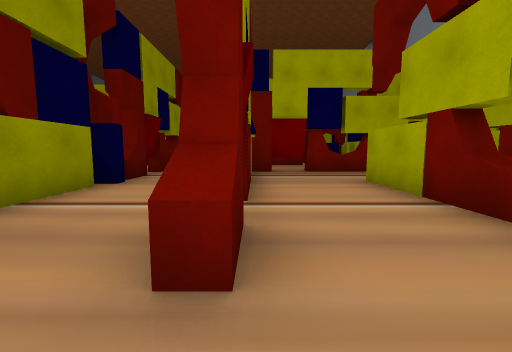
View 1 (above)

24 first-person views from a walk through a Unity game level. The camera is 1.3 m above the floor, tilts 6° down and sees 90° across. Doors are open. The floor is counted in squares, 2 m on a side. Each view is taken from the middle of a square. On the plan, view 1 faces up. The plan holds only what a view shows up to about 9 squares ahead; the rest is blank. The place goes on beyond the plan. The player character is not drawn. Some surface patterns are stand-ins.

View 2
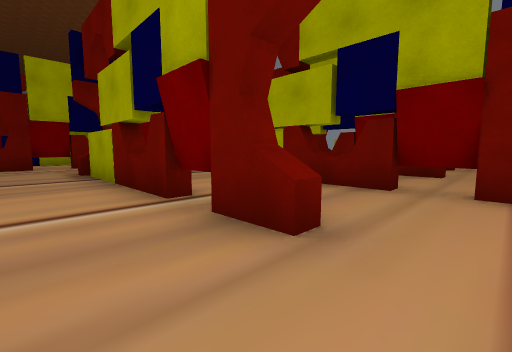

View 3
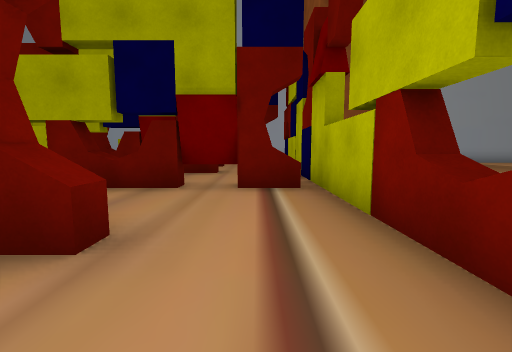

View 4
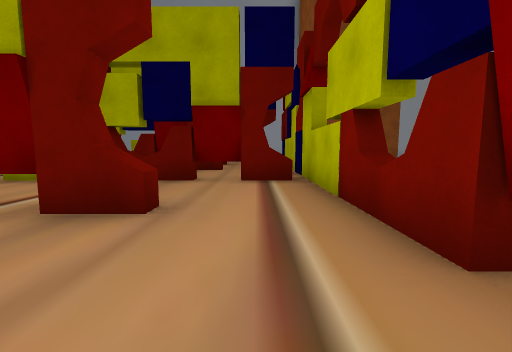

View 5
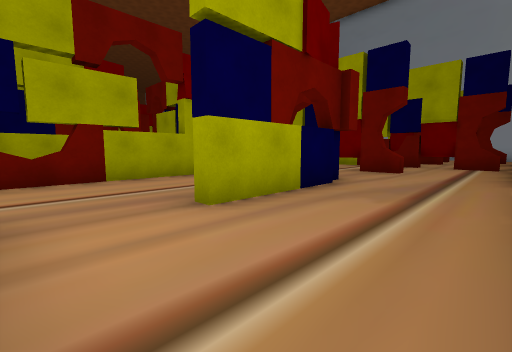

View 6
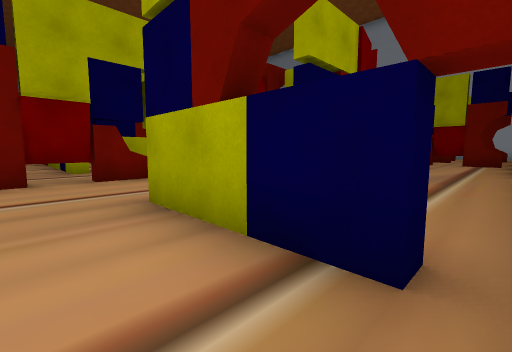

View 7
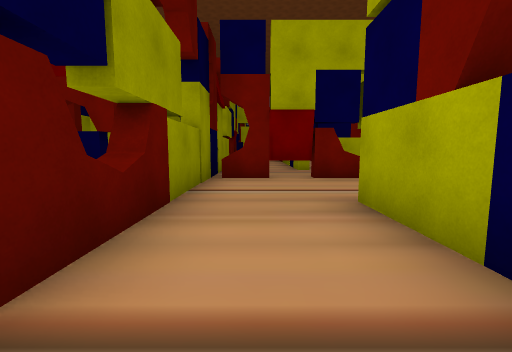

View 8
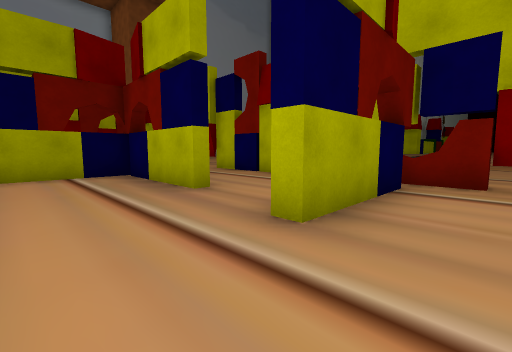

View 9
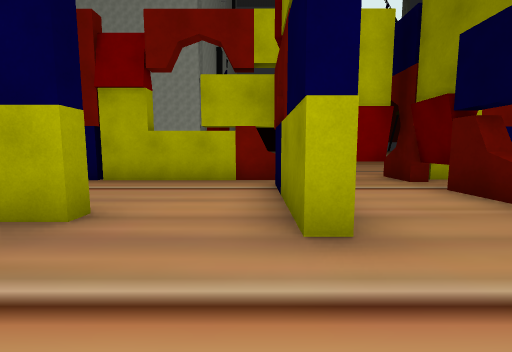

View 10
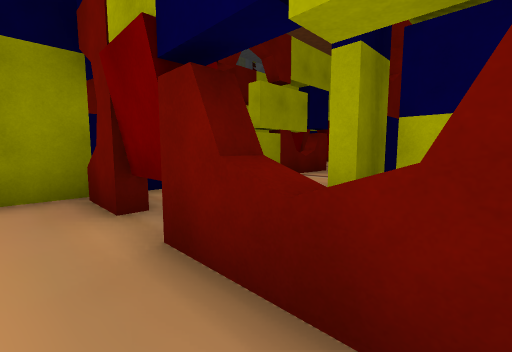

View 11
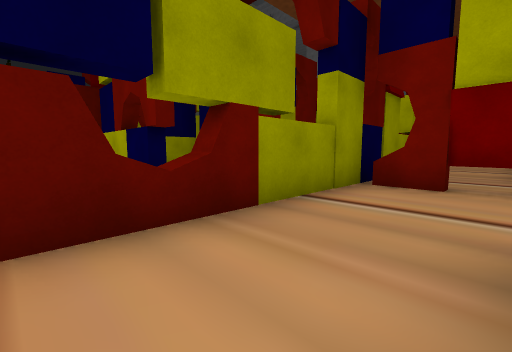

View 12
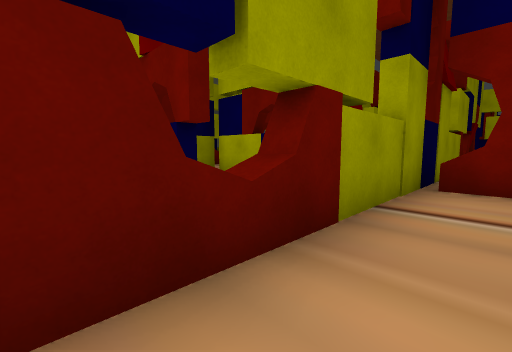

View 13
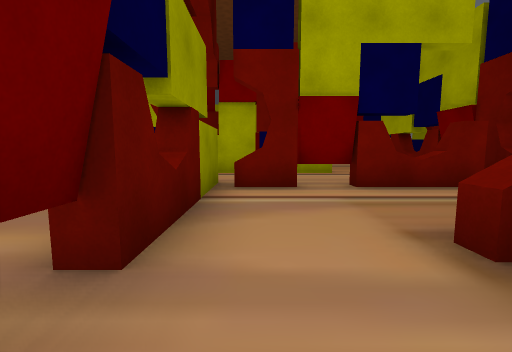

View 14
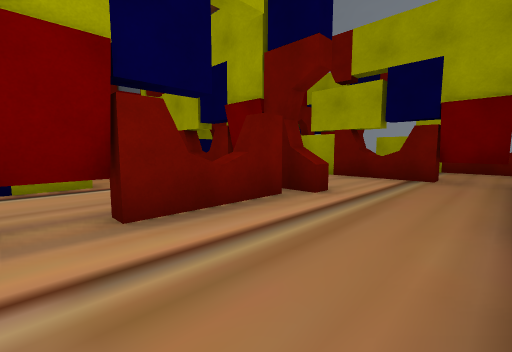

View 15
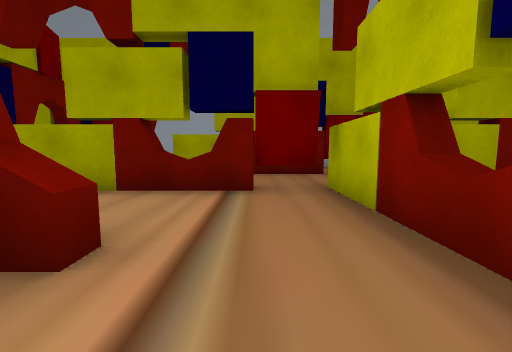

View 16
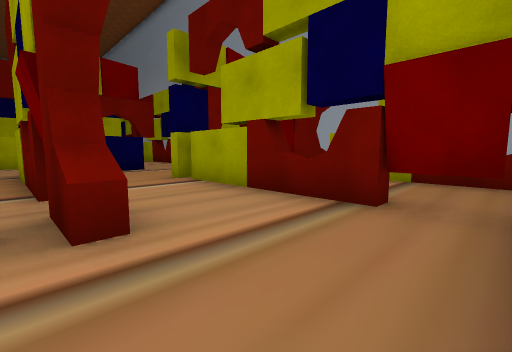

View 17
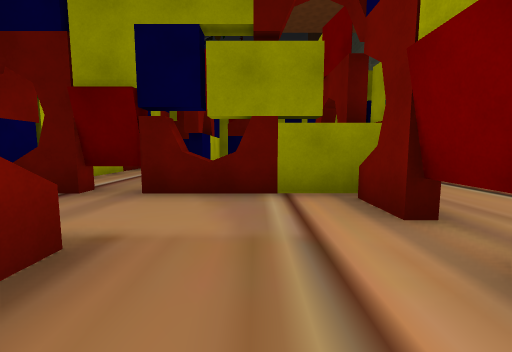

View 18
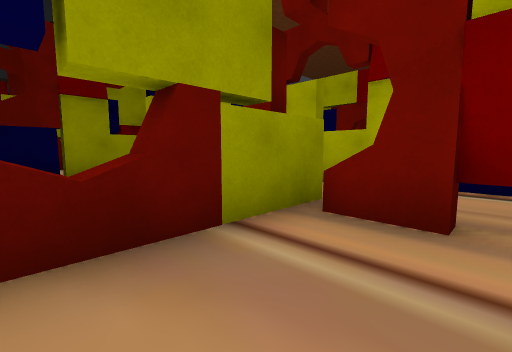

View 19
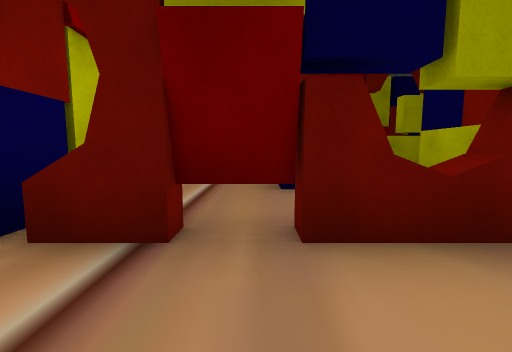

View 20
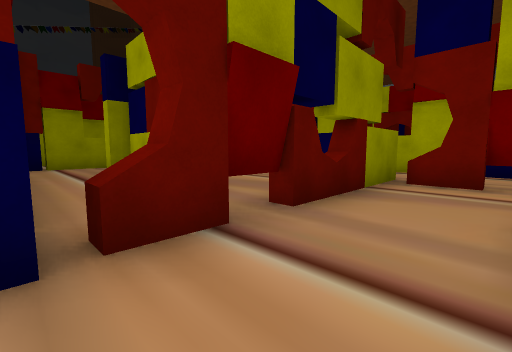

View 21
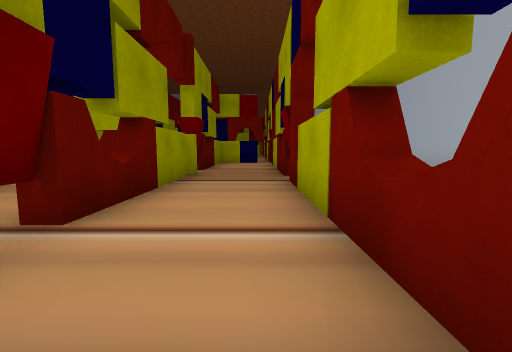

View 22
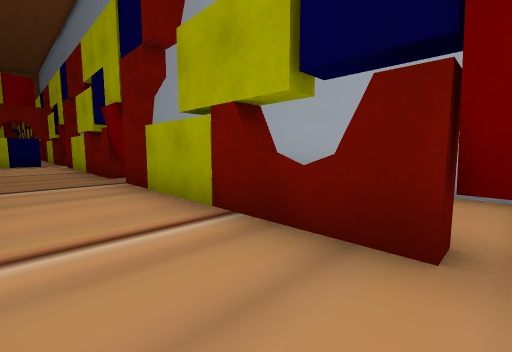

View 23
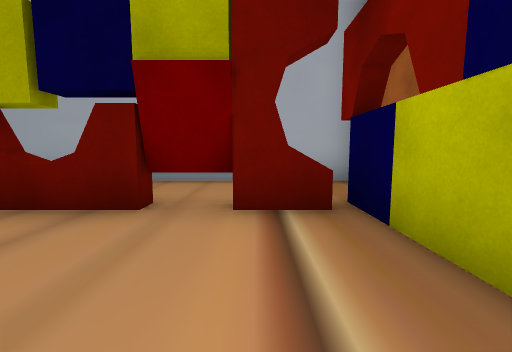

View 24
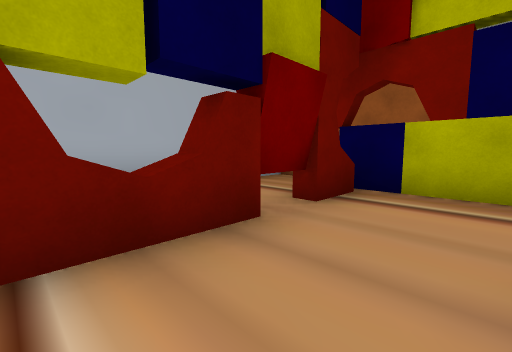

### Floor plan
Key: @ floor where view 1 was taken; # wall or solid block; x gap in a wall; . floor; = window, fence, low wall or low ledge; ^ raised ledge; T thing the floor can be seen under or through.
Columns run from 16 left of view 1 to 11 right of it. Each row starts with its distance up from view 1.
 13             #####..=.##
 12       ..#   .......#.#..#
 11      #..#    ......#.#..#
 10      ^..# ## TTTT=x#.^..#
  9      #..# ...T.......#..#
  8      #..#  ..^..##...#..^  #
  7      #..### .T..######..#  #
  6      #.......T..#....#..#  #
  5 ###  #TTT#####..#..#.#..#  #
  4 #    #.......#..^..#.^..#  #
  3      #.......#..#..T.#..#  #
  2  ##  #..#....#..#..T.#..^..#
  1      ^..#.####.....T....#..#
  0      #..#.......@..T....#..#
 -1     .#.......############..#
 -2     x#######              ##
 -3     ...
 -4     ...
 -5       .

Where each view was taken, in squares from view 1:
view 1: 0 up, 0 right, facing up
view 2: 0 up, 2 left, facing up-right
view 3: 0 up, 2 left, facing right
view 4: 0 up, 3 left, facing right
view 5: 1 down, 8 left, facing up-right
view 6: 1 down, 10 left, facing up-right
view 7: 1 down, 10 left, facing up
view 8: 4 up, 10 left, facing down-right
view 9: 4 up, 8 left, facing down
view 10: 4 up, 7 left, facing up-left
view 11: 0 up, 9 left, facing up-left
view 12: 0 up, 10 left, facing up-left
view 13: 6 up, 2 left, facing up
view 14: 8 up, 1 left, facing up-right
view 15: 9 up, 1 right, facing right
view 16: 8 up, 2 right, facing up-right
view 17: 9 up, 1 right, facing left
view 18: 8 up, 1 left, facing up-left
view 19: 7 up, 1 left, facing left
view 20: 5 up, 1 left, facing up-left
view 21: 1 up, 7 right, facing up
view 22: 1 up, 6 right, facing up-right
view 23: 0 up, 5 right, facing right
view 24: 3 up, 6 right, facing down-right
